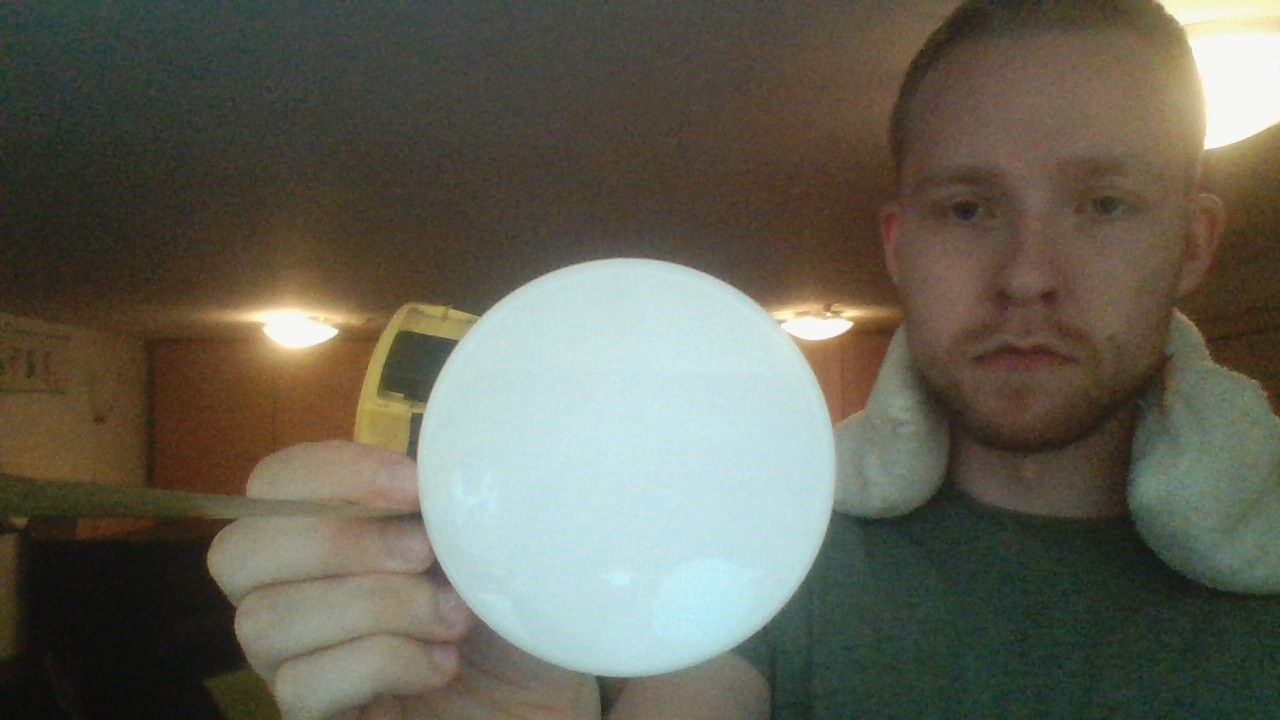
#> input picture distance250.jpg, 1280 x 720 px
$ jupyter execute focalLengthCalc.ipynb
#> lines starting #> are read from the running program, lines starting #| are printed output that depends on the picture
# this is the focal length finder
to use this, you need to know what the size of the circle and the length from the camera the picture you input, was taken from.

[cell 1]
import numpy as np
import cv2
import sys

def radiusFinder(imgPath, distance, circleDiameter):
#     This reads the image and converts it to gray-scale.
#> called with imgPath = 'distance250.jpg', distance = 25, circleDiameter = 10
    frame = cv2.imread(imgPath)
#> frame is the input picture: shape (720, 1280, 3); mean B, G, R 85.2, 98.4, 99.5
    gray = cv2.cvtColor(frame, cv2.COLOR_BGR2GRAY)

#     Blurs the image and finds circles in the image
    gray = cv2.medianBlur(gray, 5)
    circles = cv2.HoughCircles(gray, cv2.HOUGH_GRADIENT, 1, gray.shape[0] / 8,
                           param1=100, param2=30,
                           minRadius=1, maxRadius=600)
#> circles = [[626.5, 467.5, 209.4]]
    if circles is not None:
        circles = np.uint16(np.around(circles))
#> circles = [[626, 468, 209]]
        for i in circles[0, :]:
            #circle radius
            radius = i[2]
            print(imgPath + " has the pixel radius of: " + str(radius) + " pixels"
             + "\n and the focal length of the camera is: " + str((radius * distance) / circleDiameter))
#> this loop made 1 pass
#> (i, radius) on pass 1: ([626, 468, 209], 209)
#| distance250.jpg has the pixel radius of: 209 pixels
#|  and the focal length of the camera is: 522.5


# all these measurements are to be made in cm's.
circleSize = 10

# These are images taken from a lenovo legion y520 webcam
radiusFinder("distance250.jpg", 25, circleSize)
radiusFinder("distance500.jpg", 50, circleSize)
#> call 2 of radiusFinder, with imgPath = 'distance500.jpg', distance = 50, circleDiameter = 10
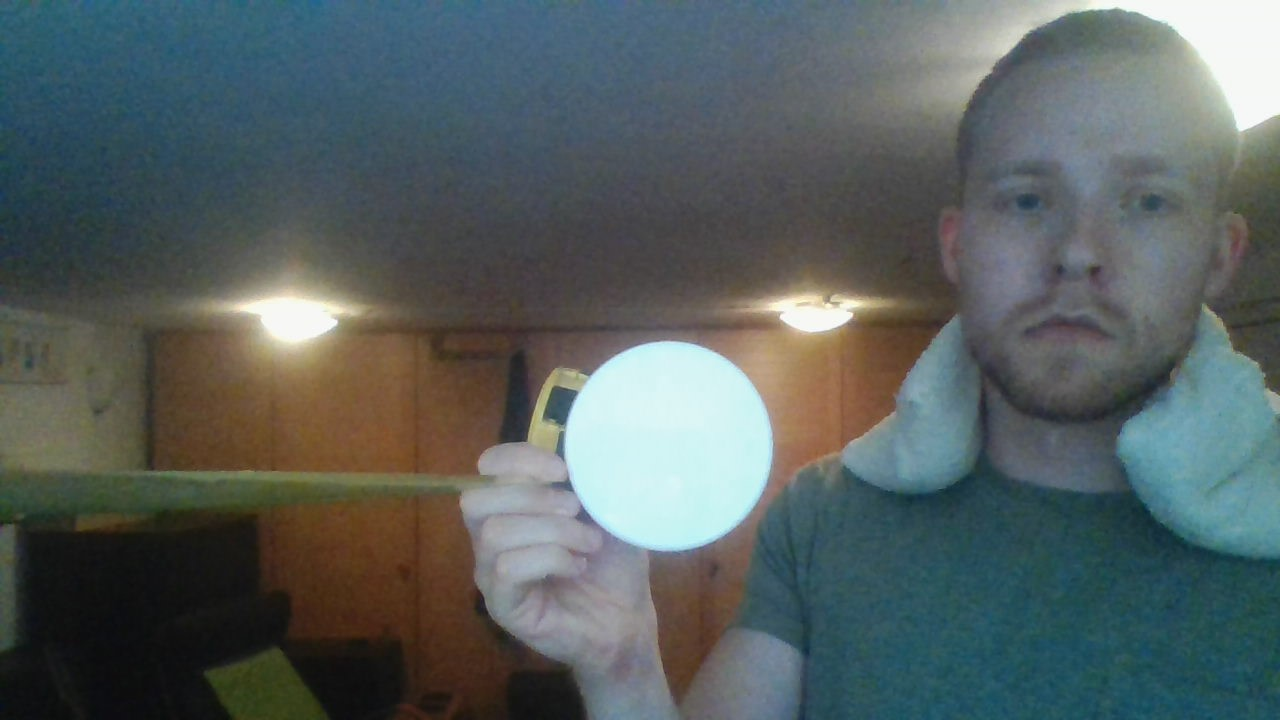
#> input picture distance500.jpg, 1280 x 720 px
#> in radiusFinder, frame is the input picture: shape (720, 1280, 3); mean B, G, R 95.9, 96.3, 86.6
#> in radiusFinder (call 2), `gray = cv2.cvtColor(frame, cv2.COLOR_BGR2GRAY)`:
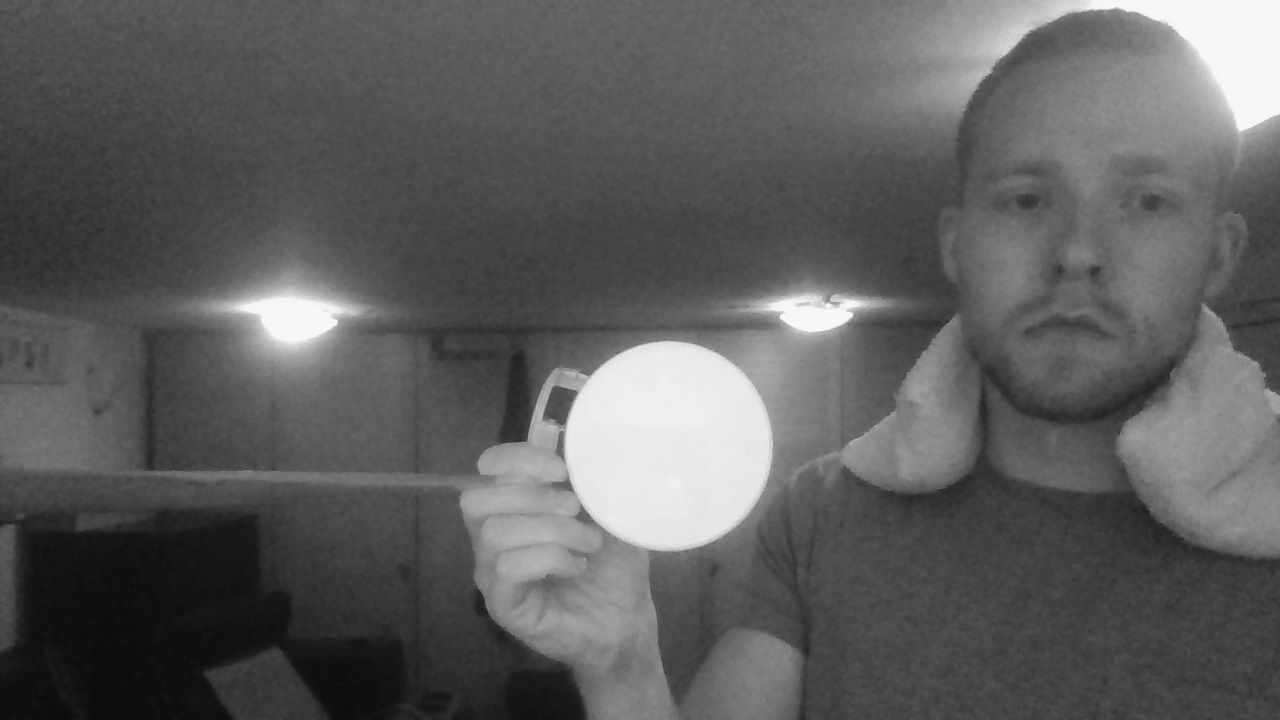
#> gray: shape (720, 1280); min 11, max 254, mean 93.4
#> in radiusFinder (call 2), `circles = cv2.HoughCircles(gray, cv2.HOUGH_GRADIENT, 1, gray.shape[0] ..`: circles = [[668.5, 446.5, 103.7]]
#> in radiusFinder (call 2), `circles = np.uint16(np.around(circles))`: circles = [[668, 446, 104]]
#> the loop in radiusFinder (call 2), `for i in circles[0, :]:` made 1 pass
#> (i, radius) on pass 1: ([668, 446, 104], 104)
#| distance500.jpg has the pixel radius of: 104 pixels
#|  and the focal length of the camera is: 520.0
radiusFinder("distance1000.jpg", 100, circleSize)
#> call 3 of radiusFinder, with imgPath = 'distance1000.jpg', distance = 100, circleDiameter = 10
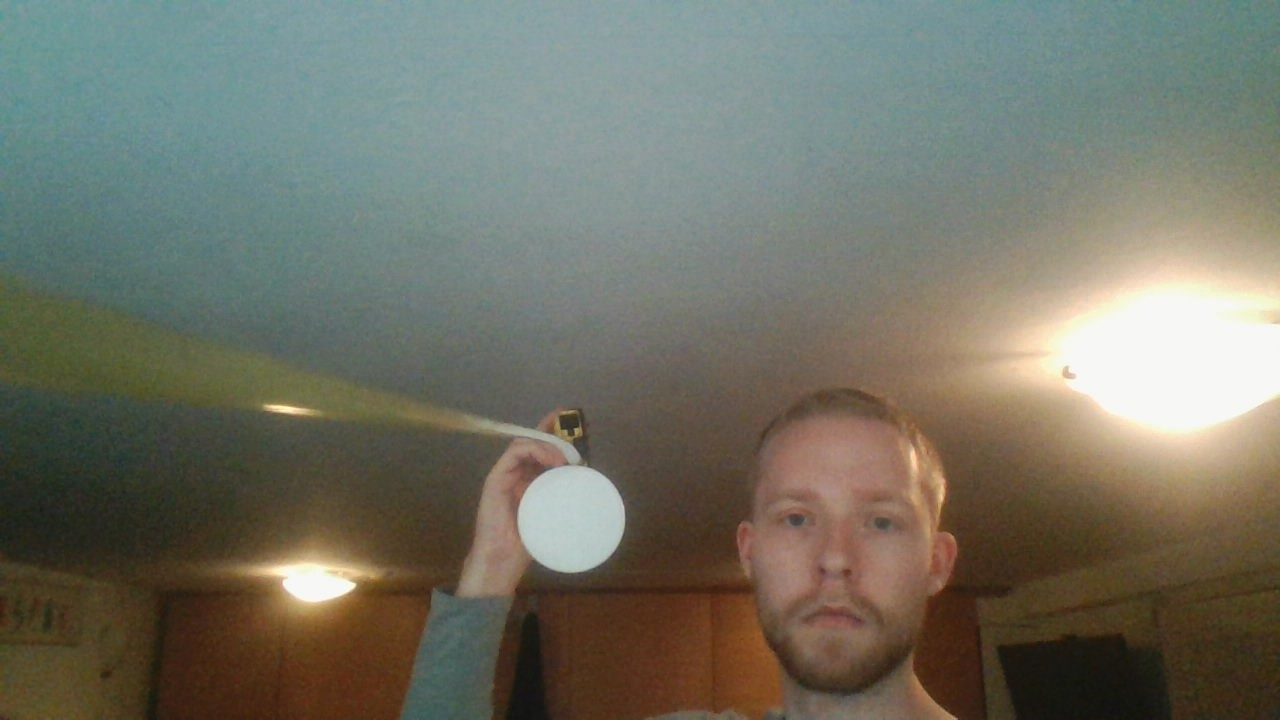
#> input picture distance1000.jpg, 1280 x 720 px
#> in radiusFinder, frame is the input picture: shape (720, 1280, 3); mean B, G, R 101.2, 113.9, 113.9
#> in radiusFinder (call 3), `gray = cv2.cvtColor(frame, cv2.COLOR_BGR2GRAY)`:
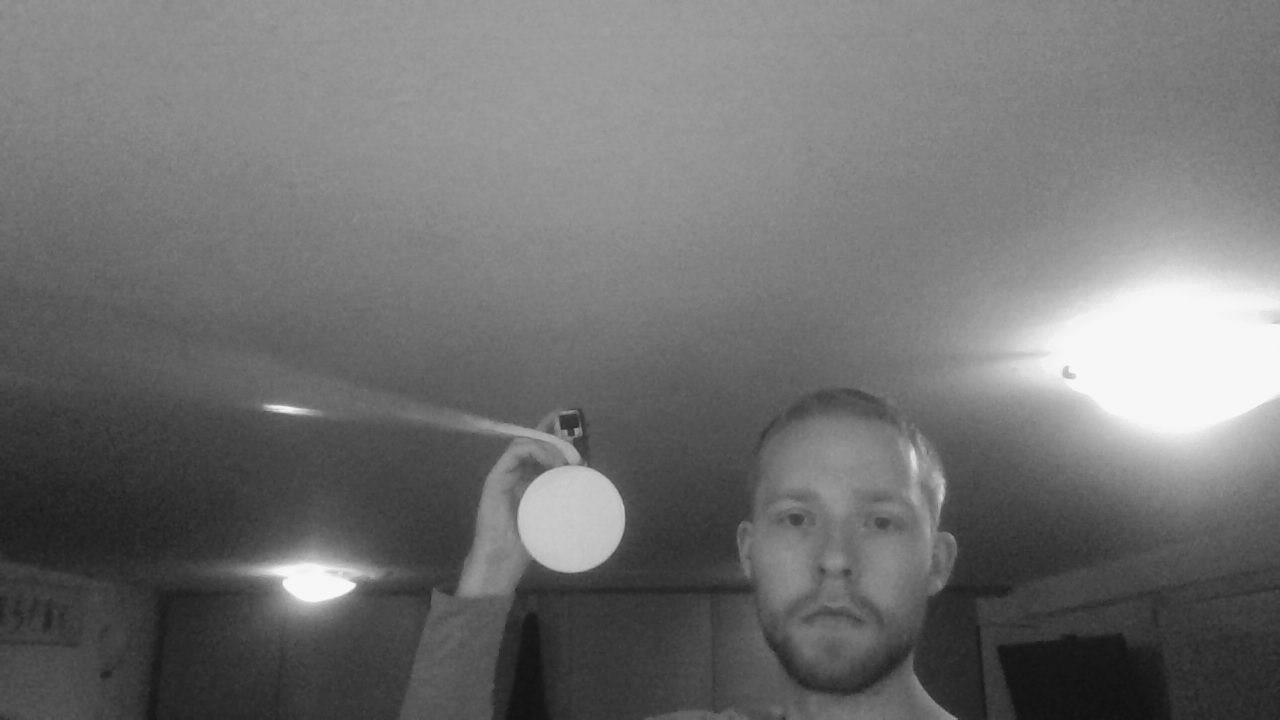
#> gray: shape (720, 1280); min 15, max 253, mean 112.4
#> in radiusFinder (call 3), `circles = cv2.HoughCircles(gray, cv2.HOUGH_GRADIENT, 1, gray.shape[0] ..`: circles = [[570.5, 519.5, 53.2]]
#> in radiusFinder (call 3), `circles = np.uint16(np.around(circles))`: circles = [[570, 520, 53]]
#> the loop in radiusFinder (call 3), `for i in circles[0, :]:` made 1 pass
#> (i, radius) on pass 1: ([570, 520, 53], 53)
#| distance1000.jpg has the pixel radius of: 53 pixels
#|  and the focal length of the camera is: 530.0
print("this has been found to be most precise at the distance of 100cm,"
      + " as when calculating the expected result"
      + "\n we are given the most presice answer when comparing to this method.")
